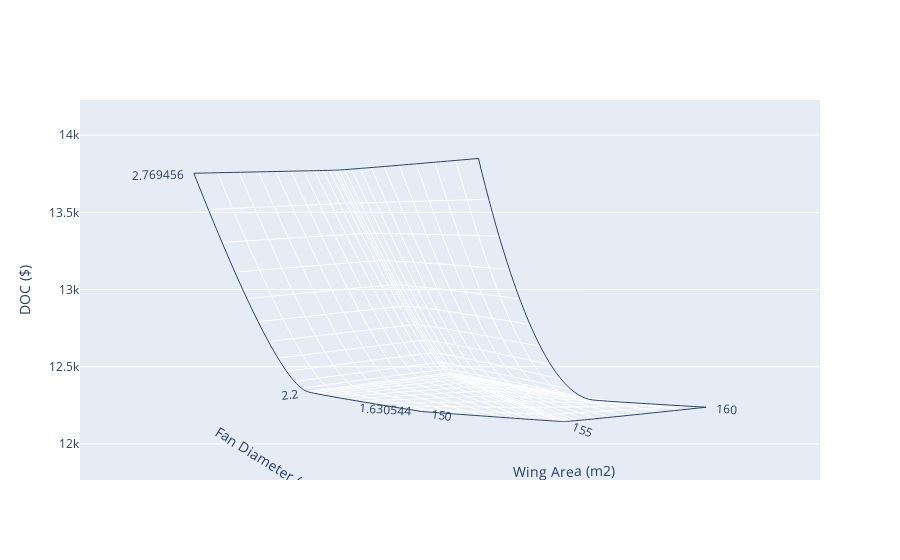

Notebook cell for this chart:
### Code cell
draw_carpet(input["WingArea"],input["FanDiameter"]/10,output["DOC"],'Wing Area (m2)',"Fan Diameter (m)","DOC ($)")

### Figure 1 — Plotly figure (JSON) as saved in the notebook; plotly's stock layout.template omitted (floating-point values rounded to 4 significant figures)
{"data": [{"a": [150, 150, 150, 155, 155, 155, 160, 160, 160], "aaxis": {"minorgridcount": 10, "smoothing": 0.1, "title": {"text": "Wing Area (m2)"}}, "b": [1.631, 2.2, 2.769, 1.631, 2.2, 2.769, 1.631, 2.2, 2.769], "baxis": {"minorgridcount": 10, "smoothing": 0.2, "title": {"text": "Fan Diameter (m)"}}, "cheaterslope": 0.8, "type": "carpet", "y": [12210.0, 12340.0, 13750.0, 12140.0, 12460.0, 13770.0, 12240.0, 12280.0, 13850.0], "yaxis": "y"}], "layout": {"yaxis": {"title": {"text": "DOC ($)"}}}}
